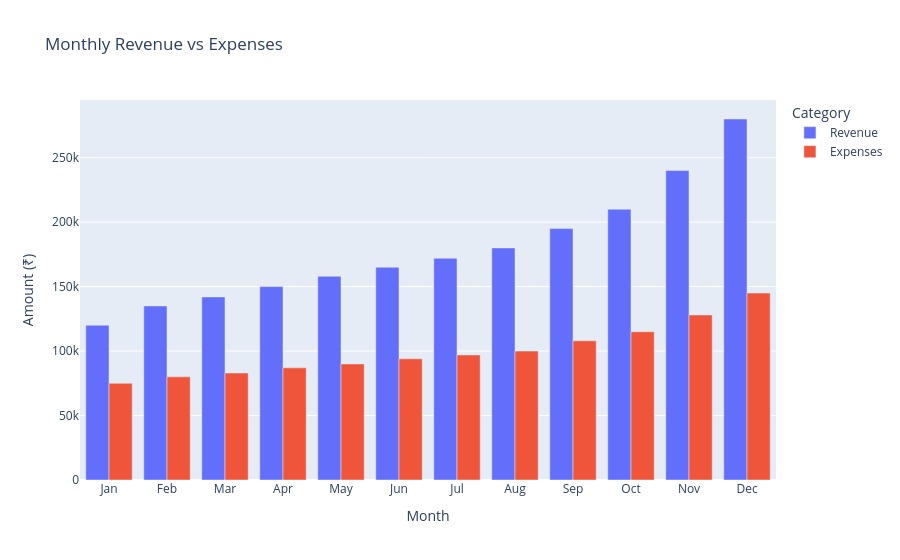

The cell this chart's notebook holds for it:
### Code cell
# REVENUE VS EXPENSES
plot_months = np.tile(months, 2)
plot_amounts = np.concatenate((revenue, expenses))
plot_categories = np.repeat(["Revenue", "Expenses"], len(months))

fig = px.bar(x=plot_months, y=plot_amounts, color=plot_categories, barmode="group", title="Monthly Revenue vs Expenses", labels={"x": "Month", "y": "Amount (₹)", "color": "Category"})
fig.show()

### Figure 1 — Plotly figure (JSON) as saved in the notebook; plotly's stock layout.template omitted (floating-point values rounded to 4 significant figures)
{"data": [{"alignmentgroup": "True", "hovertemplate": "Category=Revenue<br>Month=%{x}<br>Amount (₹)=%{y}<extra></extra>", "legendgroup": "Revenue", "marker": {"color": "#636efa", "pattern": {"shape": ""}}, "name": "Revenue", "offsetgroup": "Revenue", "orientation": "v", "showlegend": true, "textposition": "auto", "type": "bar", "x": ["Jan", "Feb", "Mar", "Apr", "May", "Jun", "Jul", "Aug", "Sep", "Oct", "Nov", "Dec"], "xaxis": "x", "y": [120000, 135000, 142000, 150000, 158000, 165000, 172000, 180000, 195000, 210000, 240000, 280000], "yaxis": "y"}, {"alignmentgroup": "True", "hovertemplate": "Category=Expenses<br>Month=%{x}<br>Amount (₹)=%{y}<extra></extra>", "legendgroup": "Expenses", "marker": {"color": "#EF553B", "pattern": {"shape": ""}}, "name": "Expenses", "offsetgroup": "Expenses", "orientation": "v", "showlegend": true, "textposition": "auto", "type": "bar", "x": ["Jan", "Feb", "Mar", "Apr", "May", "Jun", "Jul", "Aug", "Sep", "Oct", "Nov", "Dec"], "xaxis": "x", "y": [75000, 80000, 83000, 87000, 90000, 94000, 97000, 100000, 108000, 115000, 128000, 145000], "yaxis": "y"}], "layout": {"barmode": "group", "legend": {"title": {"text": "Category"}, "tracegroupgap": 0}, "title": {"text": "Monthly Revenue vs Expenses"}, "xaxis": {"anchor": "y", "domain": [0, 1], "title": {"text": "Month"}}, "yaxis": {"anchor": "x", "domain": [0, 1], "title": {"text": "Amount (₹)"}}}}
